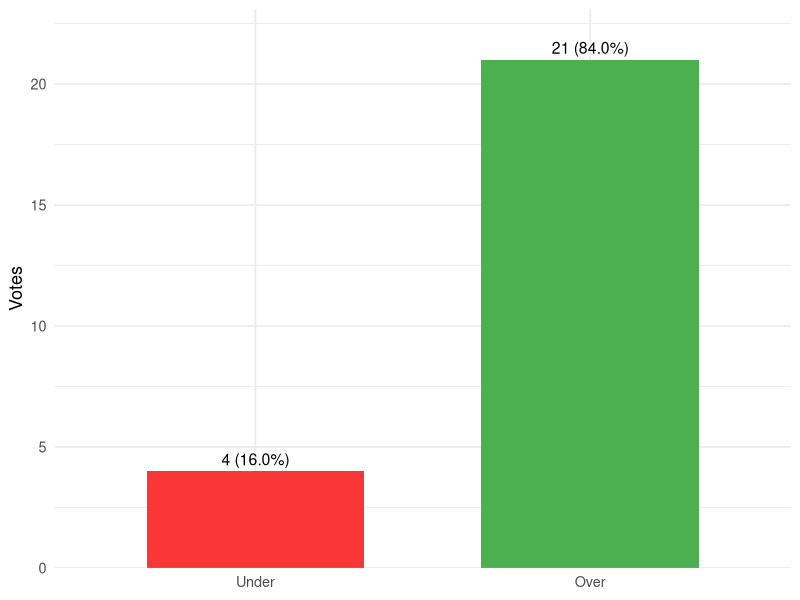
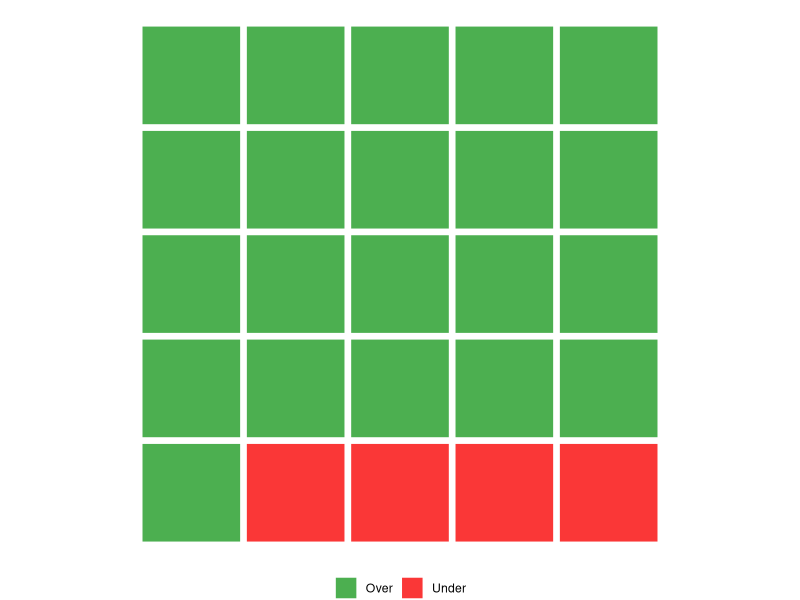

Reproduce these figures in R, in order.
## ---- chunk 1
library(tidyverse)
library(scales)

results <- readxl::read_xlsx(here::here("whiteboardpollresults.xlsx")) %>%
  filter(question == "4") %>%
  mutate(share = votes / sum(votes))

N <- sum(results$votes)
over_share  <- results$share[results$option == "Over"]
under_share <- results$share[results$option == "Under"]
margin_votes <- results$votes[results$option == "Over"] - results$votes[results$option == "Under"]
margin_share <- over_share - under_share

# Basic test vs 50/50 for "Over"
bt <- binom.test(x = results$votes[results$option == "Over"], n = N, p = 0.5)
## ---- chunk 2
#| label: fig-bar
#| fig-cap: "Counts and shares."
#| fig-width: 6
#| fig-height: 4
pal <- c("Over" = "#4CAF50", "Under" = "#FA3737")

results |>
  ggplot(aes(x = fct_reorder(option, votes), y = votes, fill = option)) +
  geom_col(width = 0.65, show.legend = FALSE) +
  geom_text(aes(label = paste0(votes, " (", percent(share, accuracy = 0.1), ")")),
            vjust = -0.5, size = 4) +
  scale_y_continuous(expand = expansion(mult = c(0, 0.1))) +
  scale_fill_manual(values = pal) +
  labs(x = NULL, y = "Votes") +
  theme_minimal(base_size = 13)
## ---- chunk 3
#| label: fig-waffle
#| fig-cap: "Each square is one vote (25 total)."
#| fig-width: 6
#| fig-height: 4
rows <- 5
cols <- 5  # 5 x 5 = 25 cells

waffle <- tibble(
  id = 1:N,
  option = c(rep("Over", results$votes[results$option == "Over"]),
             rep("Under", results$votes[results$option == "Under"]))
) |>
  mutate(
    row = (id - 1) %/% cols + 1,
    col = (id - 1) %% cols + 1
  )

waffle |>
  ggplot(aes(x = col, y = rows - row + 1, fill = option)) +
  geom_tile(color = "white", linewidth = 0.5, width = 0.95, height = 0.95) +
  scale_fill_manual(values = pal) +
  coord_equal() +
  labs(x = NULL, y = NULL, fill = NULL) +
  theme_void() +
  theme(legend.position = "bottom")
